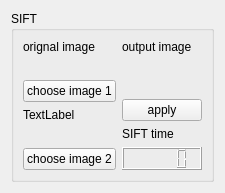
          <widget class="QWidget" name="sift">
           <attribute name="title">
            <string>SIFT</string>
           </attribute>
           <layout class="QGridLayout" name="gridLayout_32">
            <item row="0" column="0">
             <widget class="QGroupBox" name="groupBox_line_3">
              <property name="title">
               <string>SIFT</string>
              </property>
              <layout class="QGridLayout" name="gridLayout_33">
               <item row="0" column="0">
                <layout class="QVBoxLayout" name="verticalLayout_46" stretch="1,0">
                 <item>
                  <layout class="QHBoxLayout" name="horizontalLayout_78">
                   <item>
                    <layout class="QVBoxLayout" name="verticalLayout_47">
                     <item>
                      <widget class="QLabel" name="label_org_sift">
                       <property name="sizePolicy">
                        <sizepolicy hsizetype="Preferred" vsizetype="Fixed">
                         <horstretch>0</horstretch>
                         <verstretch>0</verstretch>
                        </sizepolicy>
                       </property>
                       <property name="text">
                        <string>orignal image</string>
                       </property>
                      </widget>
                     </item>
                     <item>
                      <widget class="QLabel" name="sift_img_1">
                       <property name="text">
                        <string/>
                       </property>
                      </widget>
                     </item>
                     <item>
                      <widget class="QPushButton" name="sift_browse_img_2">
                       <property name="text">
                        <string>choose image 1</string>
                       </property>
                      </widget>
                     </item>
                     <item>
                      <widget class="QLabel" name="label_28">
                       <property name="sizePolicy">
                        <sizepolicy hsizetype="Preferred" vsizetype="Fixed">
                         <horstretch>0</horstretch>
                         <verstretch>0</verstretch>
                        </sizepolicy>
                       </property>
                       <property name="text">
                        <string>TextLabel</string>
                       </property>
                      </widget>
                     </item>
                     <item>
                      <widget class="QLabel" name="sift_img_2">
                       <property name="text">
                        <string/>
                       </property>
                      </widget>
                     </item>
                     <item>
                      <widget class="QPushButton" name="sift_browse_img_1">
                       <property name="text">
                        <string>choose image 2</string>
                       </property>
                      </widget>
                     </item>
                    </layout>
                   </item>
                   <item>
                    <layout class="QVBoxLayout" name="verticalLayout_48">
                     <item>
                      <widget class="QLabel" name="label_out_lines_">
                       <property name="sizePolicy">
                        <sizepolicy hsizetype="Preferred" vsizetype="Fixed">
                         <horstretch>0</horstretch>
                         <verstretch>0</verstretch>
                        </sizepolicy>
                       </property>
                       <property name="text">
                        <string>output image</string>
                       </property>
                      </widget>
                     </item>
                     <item>
                      <widget class="QLabel" name="out_img__sift">
                       <property name="text">
                        <string/>
                       </property>
                      </widget>
                     </item>
                     <item>
                      <layout class="QVBoxLayout" name="verticalLayout_14">
                       <item>
                        <widget class="QPushButton" name="sift_Apply">
                         <property name="text">
                          <string>apply</string>
                         </property>
                        </widget>
                       </item>
                       <item>
                        <widget class="QLabel" name="label_sift">
                         <property name="sizePolicy">
                          <sizepolicy hsizetype="Preferred" vsizetype="Fixed">
                           <horstretch>0</horstretch>
                           <verstretch>0</verstretch>
                          </sizepolicy>
                         </property>
                         <property name="text">
                          <string>SIFT time</string>
                         </property>
                        </widget>
                       </item>
                       <item>
                        <widget class="QLCDNumber" name="lcdNumber_sift">
                         <property name="sizePolicy">
                          <sizepolicy hsizetype="Minimum" vsizetype="Fixed">
                           <horstretch>0</horstretch>
                           <verstretch>0</verstretch>
                          </sizepolicy>
                         </property>
                        </widget>
                       </item>
                      </layout>
                     </item>
                    </layout>
                   </item>
                  </layout>
                 </item>
                 <item>
                  <layout class="QHBoxLayout" name="horizontalLayout_79">
                   <item>
                    <layout class="QVBoxLayout" name="verticalLayout_50"/>
                   </item>
                  </layout>
                 </item>
                </layout>
               </item>
              </layout>
             </widget>
            </item>
           </layout>
          </widget>
